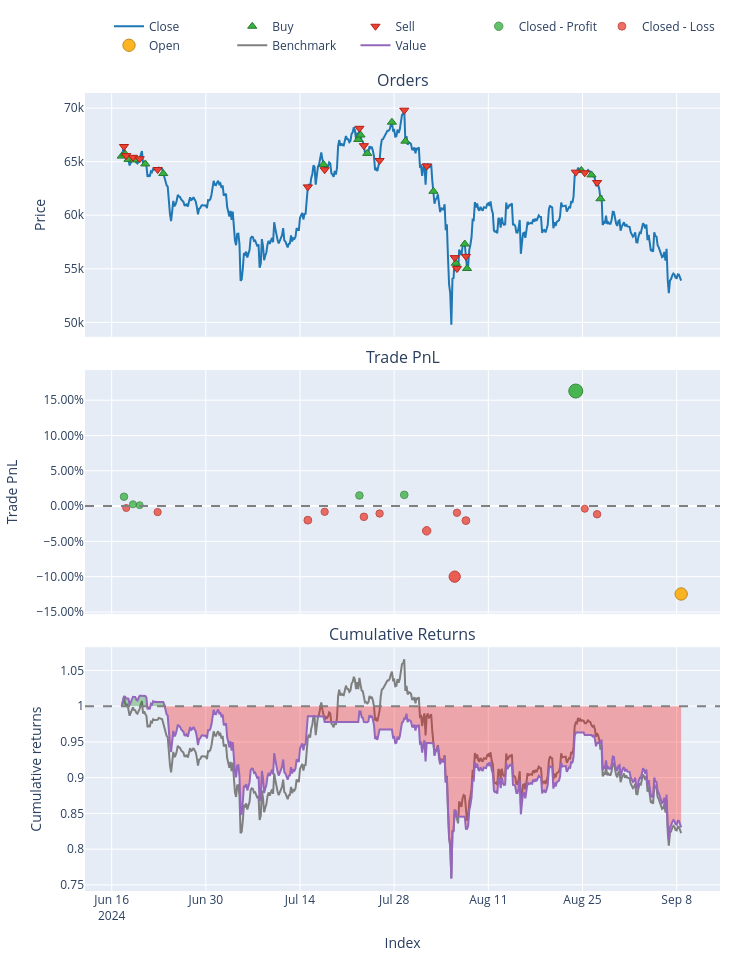
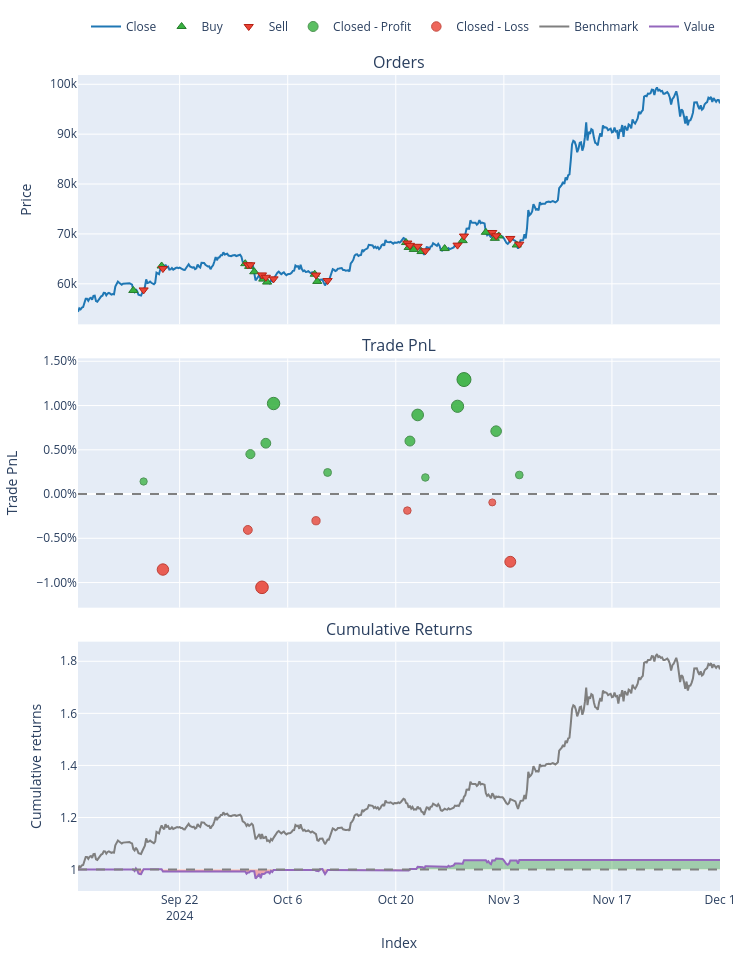
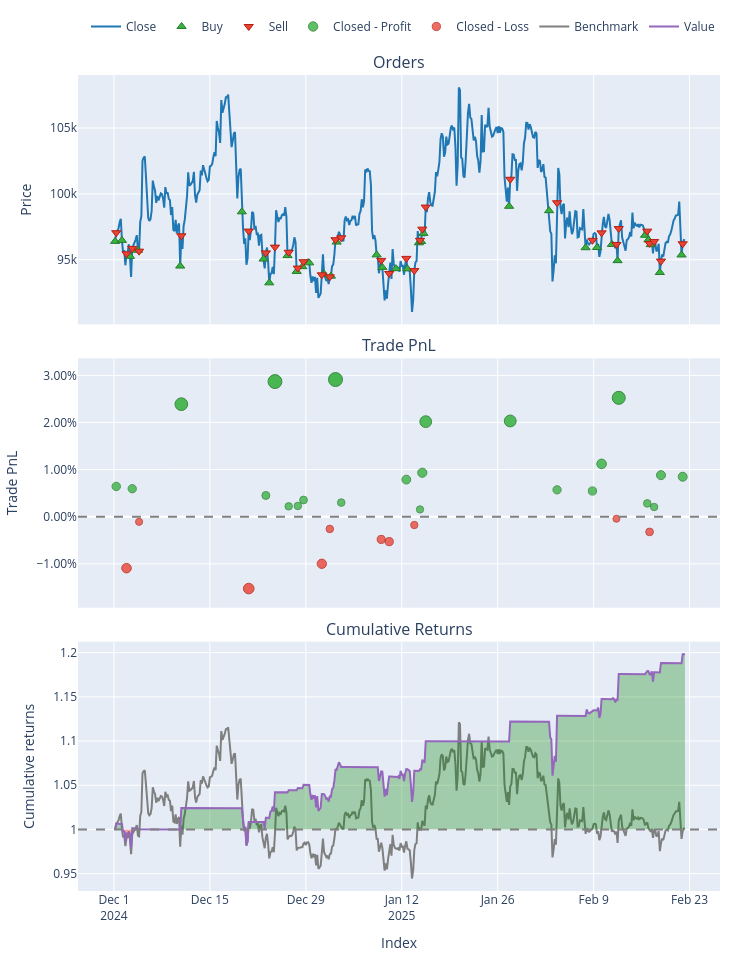

The notebook cell saved with these charts, in order:
### Markdown cell above
## Part 3: Backtesting & Performance Evaluation

**Objective:**  
Evaluate how well the trained model performs on unseen data, simulating real trades.

**Tasks:**
- Use walk-forward or expanding splits to mimic “live” conditions  
- Convert model predictions to signals ([-1, 0, +1] or buy/sell/hold)  
- Run a simple backtest script or VectorBT for performance metrics  
- Calculate returns, Sharpe ratio, drawdowns, confusion matrix, etc.  
- Visualize results (equity curve, trades, etc.) to judge strategy viability

### Code cell
# THIRD CODE: Final Expanding Walk-Forward with VectorBT
# for a double-barrier classification approach

import os
from pathlib import Path

# Assuming the notebook is inside the notebooks folder, set the project root as one level up.
project_root = Path.cwd().parent
os.chdir(project_root)

import warnings
warnings.filterwarnings("ignore")

import pandas as pd
import numpy as np
import MetaTrader5 as mt5
import vectorbt as vbt
import joblib

# Our modules
from data.data_loader import get_data_mt5
from features.feature_engineering import add_all_ta_features
# Import your double-barrier function
from features.labeling_schemes import create_labels_double_barrier  # or define inline

# Sklearn
from sklearn.metrics import accuracy_score

###########################################################
# 1) DATA LOADING & FEATURE ENGINEERING
###########################################################
if not mt5.initialize():
    print("Failed to initialize MT5")
else:
    data = get_data_mt5(symbol="BTCUSD", timeframe=mt5.TIMEFRAME_H4, n_bars=2000)
    mt5.shutdown()

# 1.1 Add technical features
df = add_all_ta_features(data)

# 1.2 Create double-barrier classification labels
# e.g., up=0.005, down=0.005 => ±0.5% barrier, horizon=20 bars
df_lbl = create_labels_double_barrier(df, up=0.005, down=0.005, horizon=20)

# The function yields 'barrier_label' in {-1,0,+1}
X = df_lbl.drop(columns=["barrier_label"])
y = df_lbl["barrier_label"]

# SHIFT labels from [-1,0,+1] => [0,1,2] for scikit-learn classification
y_shifted = y + 1  # -1->0, 0->1, +1->2

###########################################################
# 2) DEFINING EXPANDING SPLITS
###########################################################
def expanding_walk_forward_splits(X, y, n_splits=3):
    """
    Creates expanding walk-forward folds. For each fold i:
      - Train: [0 : fold_i]
      - Test:  [fold_i : fold_{i+1}]
    The last fold extends to the end.
    """
    n = len(X)
    fold_size = n // (n_splits + 1)
    splits = []
    
    for i in range(n_splits):
        train_end = (i+1) * fold_size
        if i == n_splits - 1:
            test_end = n
        else:
            test_end = (i+2) * fold_size
            if test_end > n:
                test_end = n
        
        X_train_fold = X.iloc[:train_end]
        y_train_fold = y.iloc[:train_end]
        
        X_test_fold = X.iloc[train_end:test_end]
        y_test_fold = y.iloc[train_end:test_end]
        
        splits.append((X_train_fold, y_train_fold, X_test_fold, y_test_fold))
    return splits

folds = expanding_walk_forward_splits(X, y_shifted, n_splits=3)
print(f"Number of folds: {len(folds)}")

###########################################################
# 3) LOAD BEST PIPELINE & RUN EXPANDING WALK-FORWARD
###########################################################
# This pipeline was saved in the second code (hyperparam tuning step).
# It's a classification pipeline expecting SHIFTED labels [0,1,2].
best_pipeline = joblib.load("models/saved_models/best_rf_db_pipeline.pkl")
print("Loaded best pipeline from 'best_rf_db_pipeline.pkl'")

fees = 0.0002  # 0.02% transaction cost per trade

fold_results = {}

for i, (X_train_fold, y_train_fold, X_test_fold, y_test_fold) in enumerate(folds, start=1):
    print(f"\n=== Fold {i} ===")
    print(f"Train size: {len(X_train_fold)}, Test size: {len(X_test_fold)}")
    
    # 3.1 Fit the pipeline on this fold's train portion (already SHIFTED labels)
    best_pipeline.fit(X_train_fold, y_train_fold)
    
    # 3.2 Predict SHIFTED labels on the test portion
    preds_shifted = best_pipeline.predict(X_test_fold)
    
    # 3.3 Shift back to [-1,0,+1]
    preds = preds_shifted - 1
    
    # Evaluate accuracy vs. the unshifted test labels
    # The test labels here are SHIFTED, so we must shift them back
    y_test_fold_unshifted = y_test_fold - 1
    acc = accuracy_score(y_test_fold_unshifted, preds)
    print(f"Fold {i} Accuracy={acc:.2f}")
    
    # Convert predicted classes => signals
    # +1 => buy, -1 => sell, 0 => no position
    signals = preds
    
    # Vectorbt backtest on the test portion
    df_test_fold = df_lbl.loc[X_test_fold.index].copy()  # same index
    close_prices = df_test_fold["close"]
    
    if len(signals) < len(close_prices):
        # pad signals if needed
        signals = np.append(signals, [0]*(len(close_prices)-len(signals)))
    signals_s = pd.Series(signals, index=close_prices.index)
    
    pf = vbt.Portfolio.from_signals(
        close_prices,
        entries=signals_s > 0,
        exits=signals_s < 0,
        init_cash=10000,
        freq='4H',
        fees=fees
    )
    
    total_return = pf.total_return()
    sharpe_ratio = pf.sharpe_ratio()
    
    print(f"Fold {i} Return={total_return:.2f}%, Sharpe={sharpe_ratio:.2f}")
    print("\nVectorbt stats for Fold", i)
    print(pf.stats())
    
    # Optional: Plot
    fig = pf.plot()
    fig.show()
    
    # Store results
    fold_results[i] = {
        "Accuracy": acc,
        "TotalReturn": total_return,
        "Sharpe": sharpe_ratio
    }

###########################################################
# 4) PRINT FOLD RESULTS
###########################################################
for i, stats in fold_results.items():
    acc = stats["Accuracy"]
    ret = stats["TotalReturn"]
    sr = stats["Sharpe"]
    print(f"\nFold {i} => ACC={acc:.2f}, Return={ret:.2f}%, Sharpe={sr:.2f}")

### Figure 1 — Plotly figure (JSON) as saved in the notebook; plotly's stock layout.template omitted (floating-point values rounded to 4 significant figures; data arrays with more than 128 entries replaced by an {"elided": "..."} marker saying what was removed)
{"data": [{"legendgroup": "0", "line": {"color": "#1f77b4"}, "name": "Close", "showlegend": true, "type": "scatter", "uid": "7329947b-afdc-4e09-8172-a8f30a0766eb", "x": {"elided": "500 str values"}, "xaxis": "x", "y": {"elided": "500 float values"}, "yaxis": "y"}, {"customdata": [[0, 0.1526, 2.0], [2, 0.1542, 2.026], [4, 0.1549, 2.021], [6, 0.1555, 2.026], [8, 0.1566, 2.029], [10, 0.1574, 2.011], [12, 0.1522, 1.971], [14, 0.1458, 1.956], [16, 0.1471, 1.985], [18, 0.1486, 1.955], [20, 0.1408, 1.934], [22, 0.1468, 1.965], [24, 0.1524, 1.896], [26, 0.1537, 1.707], [28, 0.1475, 1.691], [30, 0.1505, 1.656], [32, 0.1501, 1.926], [34, 0.1505, 1.919], [36, 0.1541, 1.897]], "hovertemplate": "Order Id: %{customdata[0]}<br>Timestamp: %{x}<br>Price: %{y}<br>Size: %{customdata[1]:.6f}<br>Fees: %{customdata[2]:.6f}", "legendgroup": "1", "marker": {"color": "#37B13F", "line": {"color": "rgb(38,123,44)", "width": 1}, "size": 8, "symbol": "triangle-up"}, "mode": "markers", "name": "Buy", "type": "scatter", "uid": "9fc77262-0b90-4fa8-a4f3-9d0a0b1b510d", "x": ["2024-06-17T12:00:00", "2024-06-18T00:00:00", "2024-06-18T12:00:00", "2024-06-19T08:00:00", "2024-06-21T00:00:00", "2024-06-23T16:00:00", "2024-07-17T12:00:00", "2024-07-22T16:00:00", "2024-07-23T00:00:00", "2024-07-24T00:00:00", "2024-07-27T16:00:00", "2024-07-29T16:00:00", "2024-08-02T20:00:00", "2024-08-06T04:00:00", "2024-08-07T12:00:00", "2024-08-07T20:00:00", "2024-08-24T20:00:00", "2024-08-26T08:00:00", "2024-08-27T16:00:00"], "xaxis": "x", "y": [65520.0, 65720.0, 65210.0, 65160.0, 64790.0, 63890.0, 64740.0, 67080.0, 67490.0, 65770.0, 68680.0, 66920.0, 62230.0, 55520.0, 57310.0, 55030.0, 64170.0, 63760.0, 61540.0], "yaxis": "y"}, {"customdata": [[1, 0.1526, 2.027], [3, 0.1542, 2.022], [5, 0.1549, 2.027], [7, 0.1555, 2.029], [9, 0.1566, 2.012], [11, 0.1574, 1.972], [13, 0.1522, 1.956], [15, 0.1458, 1.986], [17, 0.1471, 1.956], [19, 0.1486, 1.935], [21, 0.1408, 1.966], [23, 0.1468, 1.897], [25, 0.1524, 1.708], [27, 0.1537, 1.692], [29, 0.1475, 1.657], [31, 0.1505, 1.927], [33, 0.1501, 1.92], [35, 0.1505, 1.898]], "hovertemplate": "Order Id: %{customdata[0]}<br>Timestamp: %{x}<br>Price: %{y}<br>Size: %{customdata[1]:.6f}<br>Fees: %{customdata[2]:.6f}", "legendgroup": "2", "marker": {"color": "#EA4335", "line": {"color": "rgb(181,31,18)", "width": 1}, "size": 8, "symbol": "triangle-down"}, "mode": "markers", "name": "Sell", "type": "scatter", "uid": "11dbdc2e-6a4a-4e4e-8956-b8c72cf84236", "x": ["2024-06-17T20:00:00", "2024-06-18T04:00:00", "2024-06-19T04:00:00", "2024-06-20T04:00:00", "2024-06-22T20:00:00", "2024-07-15T04:00:00", "2024-07-17T16:00:00", "2024-07-22T20:00:00", "2024-07-23T12:00:00", "2024-07-25T20:00:00", "2024-07-29T12:00:00", "2024-08-01T20:00:00", "2024-08-06T00:00:00", "2024-08-06T08:00:00", "2024-08-07T16:00:00", "2024-08-24T00:00:00", "2024-08-25T08:00:00", "2024-08-27T04:00:00"], "xaxis": "x", "y": [66420.0, 65570.0, 65410.0, 65270.0, 64270.0, 62640.0, 64250.0, 68110.0, 66490.0, 65110.0, 69810.0, 64600.0, 56040.0, 55020.0, 56160.0, 64020.0, 63960.0, 63050.0], "yaxis": "y"}, {"customdata": [[0, 0, 132.9, 0.01329], [2, 2, 25.94, 0.002567], [3, 3, 13.24, 0.001307], [7, 7, 147.4, 0.01507], [10, 10, 154.0, 0.01592], [15, 15, 1350.0, 0.163]], "hovertemplate": "Exit Trade Id: %{customdata[0]}<br>Position Id: %{customdata[1]}<br>Exit Timestamp: %{x}<br>PnL: %{customdata[2]:.6f}<br>Return: %{customdata[3]:.2%}", "legendgroup": "3", "marker": {"color": "#37B13F", "line": {"color": "rgb(38,123,44)", "width": 1}, "opacity": [0.7611, 0.7512, 0.75, 0.7628, 0.7636, 0.9], "size": [7.519, 7.055, 7, 7.596, 7.633, 14], "symbol": "circle"}, "mode": "markers", "name": "Closed - Profit", "type": "scatter", "uid": "a273e05e-a253-41b8-9f11-d634507a0336", "x": ["2024-06-17T20:00:00", "2024-06-19T04:00:00", "2024-06-20T04:00:00", "2024-07-22T20:00:00", "2024-07-29T12:00:00", "2024-08-24T00:00:00"], "xaxis": "x2", "y": [0.01329, 0.002567, 0.001307, 0.01507, 0.01592, 0.163], "yaxis": "y2"}, {"customdata": [[1, 1, -27.18, -0.002683], [4, 4, -85.73, -0.008452], [5, 5, -200.3, -0.01992], [6, 6, -79.35, -0.00805], [8, 8, -150.3, -0.01515], [9, 9, -102.4, -0.01047], [11, 11, -344.3, -0.03504], [12, 12, -947.3, -0.0999], [13, 13, -80.41, -0.009421], [14, 14, -173.3, -0.02049], [16, 16, -35.73, -0.00371], [17, 17, -110.7, -0.01154]], "hovertemplate": "Exit Trade Id: %{customdata[0]}<br>Position Id: %{customdata[1]}<br>Exit Timestamp: %{x}<br>PnL: %{customdata[2]:.6f}<br>Return: %{customdata[3]:.2%}", "legendgroup": "4", "marker": {"color": "#EA4335", "line": {"color": "rgb(181,31,18)", "width": 1}, "opacity": [0.7513, 0.7566, 0.7673, 0.7563, 0.7628, 0.7585, 0.7813, 0.8415, 0.7575, 0.7678, 0.7522, 0.7595], "size": [7.06, 7.309, 7.806, 7.292, 7.599, 7.397, 8.46, 11.27, 7.351, 7.831, 7.104, 7.443], "symbol": "circle"}, "mode": "markers", "name": "Closed - Loss", "type": "scatter", "uid": "8a982653-fab2-46e0-a832-3f6b1af409f8", "x": ["2024-06-18T04:00:00", "2024-06-22T20:00:00", "2024-07-15T04:00:00", "2024-07-17T16:00:00", "2024-07-23T12:00:00", "2024-07-25T20:00:00", "2024-08-01T20:00:00", "2024-08-06T00:00:00", "2024-08-06T08:00:00", "2024-08-07T16:00:00", "2024-08-25T08:00:00", "2024-08-27T04:00:00"], "xaxis": "x2", "y": [-0.002683, -0.008452, -0.01992, -0.00805, -0.01515, -0.01047, -0.03504, -0.0999, -0.009421, -0.02049, -0.00371, -0.01154], "yaxis": "y2"}, {"customdata": [[18, 18, -1181.0, -0.1245]], "hovertemplate": "Exit Trade Id: %{customdata[0]}<br>Position Id: %{customdata[1]}<br>Exit Timestamp: %{x}<br>PnL: %{customdata[2]:.6f}<br>Return: %{customdata[3]:.2%}", "legendgroup": "5", "marker": {"color": "#FFAA00", "line": {"color": "rgb(178,118,0)", "width": 1}, "opacity": [0.8643], "size": [12.33], "symbol": "circle"}, "mode": "markers", "name": "Open", "type": "scatter", "uid": "a7716aa4-0eee-495e-b10f-9c3c7f5eec3c", "x": ["2024-09-08T16:00:00"], "xaxis": "x2", "y": [-0.1245], "yaxis": "y2"}, {"legendgroup": "6", "line": {"color": "#7f7f7f"}, "name": "Benchmark", "showlegend": true, "type": "scatter", "uid": "431c3d42-28ba-4581-888b-a78b46a50f2d", "x": {"elided": "500 str values"}, "xaxis": "x3", "y": {"elided": "500 float values"}, "yaxis": "y3"}, {"hoverinfo": "skip", "legendgroup": "7", "line": {"color": "rgba(0, 0, 0, 0)", "width": 0}, "opacity": 0, "showlegend": false, "type": "scatter", "uid": "f7a661d9-6586-4593-8f4d-8f07db713805", "x": {"elided": "500 str values"}, "xaxis": "x3", "y": {"elided": "500 int values"}, "yaxis": "y3"}, {"connectgaps": false, "fill": "tonexty", "fillcolor": "rgba(0, 128, 0, 0.3)", "hoverinfo": "skip", "legendgroup": "7", "line": {"color": "rgba(0, 0, 0, 0)", "width": 0}, "opacity": 0, "showlegend": false, "type": "scatter", "uid": "b51e3e4c-bfe3-4dc0-bc89-245c0106b173", "x": {"elided": "500 str values"}, "xaxis": "x3", "y": {"elided": "500 float values"}, "yaxis": "y3"}, {"hoverinfo": "skip", "legendgroup": "7", "line": {"color": "rgba(0, 0, 0, 0)", "width": 0}, "opacity": 0, "showlegend": false, "type": "scatter", "uid": "f3813e3e-6309-4493-9425-c404af43a2ed", "x": {"elided": "500 str values"}, "xaxis": "x3", "y": {"elided": "500 int values"}, "yaxis": "y3"}, {"connectgaps": false, "fill": "tonexty", "fillcolor": "rgba(255, 0, 0, 0.3)", "hoverinfo": "skip", "legendgroup": "7", "line": {"color": "rgba(0, 0, 0, 0)", "width": 0}, "opacity": 0, "showlegend": false, "type": "scatter", "uid": "7361b9e2-cfea-4277-9c2c-3549e1d32268", "x": {"elided": "500 str values"}, "xaxis": "x3", "y": {"elided": "500 float values"}, "yaxis": "y3"}, {"legendgroup": "8", "line": {"color": "#9467bd"}, "name": "Value", "showlegend": true, "type": "scatter", "uid": "ec625adb-1f9c-4ec7-b97c-02b5560985da", "x": {"elided": "500 str values"}, "xaxis": "x3", "y": {"elided": "500 float values"}, "yaxis": "y3"}, {"hoverinfo": "skip", "legendgroup": "7", "line": {"color": "rgba(0, 0, 0, 0)", "width": 0}, "opacity": 0, "showlegend": false, "type": "scatter", "uid": "0571e732-36ed-4f24-977a-28b3460e8e97", "x": {"elided": "500 str values"}, "xaxis": "x3", "y": {"elided": "500 int values"}, "yaxis": "y3"}], "layout": {"annotations": [{"font": {"size": 16}, "showarrow": false, "text": "Orders", "x": 0.5, "xanchor": "center", "xref": "paper", "y": 1, "yanchor": "bottom", "yref": "paper"}, {"font": {"size": 16}, "showarrow": false, "text": "Trade PnL", "x": 0.5, "xanchor": "center", "xref": "paper", "y": 0.6528, "yanchor": "bottom", "yref": "paper"}, {"font": {"size": 16}, "showarrow": false, "text": "Cumulative Returns", "x": 0.5, "xanchor": "center", "xref": "paper", "y": 0.3056, "yanchor": "bottom", "yref": "paper"}], "height": 960, "legend": {"orientation": "h", "traceorder": "normal", "x": 1, "xanchor": "right", "y": 1.042, "yanchor": "bottom"}, "margin": {"b": 30, "l": 30, "r": 30, "t": 30}, "shapes": [{"line": {"color": "gray", "dash": "dash"}, "type": "line", "x0": 0, "x1": 1, "xref": "paper", "y0": 0, "y1": 0, "yref": "y2"}, {"line": {"color": "gray", "dash": "dash"}, "type": "line", "x0": 0, "x1": 1, "xref": "paper", "y0": 1, "y1": 1, "yref": "y3"}], "showlegend": true, "width": 750, "xaxis": {"anchor": "y", "domain": [0, 1], "matches": "x3", "showticklabels": false}, "xaxis2": {"anchor": "y2", "domain": [0, 1], "matches": "x3", "showticklabels": false}, "xaxis3": {"anchor": "y3", "domain": [0, 1], "title": {"text": "Index"}}, "yaxis": {"anchor": "x", "domain": [0.6944, 1], "title": {"text": "Price"}}, "yaxis2": {"anchor": "x2", "domain": [0.3472, 0.6528], "tickformat": ".2%", "title": {"text": "Trade PnL"}}, "yaxis3": {"anchor": "x3", "domain": [0, 0.3056], "title": {"text": "Cumulative returns"}}}}

### Figure 2 — Plotly figure (JSON) as saved in the notebook; plotly's stock layout.template omitted (floating-point values rounded to 4 significant figures; data arrays with more than 128 entries replaced by an {"elided": "..."} marker saying what was removed)
{"data": [{"legendgroup": "0", "line": {"color": "#1f77b4"}, "name": "Close", "showlegend": true, "type": "scatter", "uid": "df3fda78-06ae-4ded-bb49-355dff209218", "x": {"elided": "500 str values"}, "xaxis": "x", "y": {"elided": "500 float values"}, "yaxis": "y"}, {"customdata": [[0, 0.1704, 2.0], [2, 0.1575, 2.002], [4, 0.155, 1.985], [6, 0.1557, 1.977], [8, 0.1591, 1.986], [10, 0.1613, 1.965], [12, 0.1638, 1.977], [14, 0.1612, 1.997], [16, 0.1646, 1.991], [18, 0.1462, 1.996], [20, 0.148, 1.992], [22, 0.1498, 2.004], [24, 0.1521, 2.022], [26, 0.151, 2.025], [28, 0.149, 2.046], [30, 0.1473, 2.072], [32, 0.1498, 2.07], [34, 0.1498, 2.085], [36, 0.1526, 2.069]], "hovertemplate": "Order Id: %{customdata[0]}<br>Timestamp: %{x}<br>Price: %{y}<br>Size: %{customdata[1]:.6f}<br>Fees: %{customdata[2]:.6f}", "legendgroup": "1", "marker": {"color": "#37B13F", "line": {"color": "rgb(38,123,44)", "width": 1}, "size": 8, "symbol": "triangle-up"}, "mode": "markers", "name": "Buy", "type": "scatter", "uid": "e41b055b-9eb2-41a3-9f07-f6433f19662d", "x": ["2024-09-16T00:00:00", "2024-09-19T16:00:00", "2024-09-30T12:00:00", "2024-10-01T00:00:00", "2024-10-01T16:00:00", "2024-10-02T20:00:00", "2024-10-03T08:00:00", "2024-10-09T12:00:00", "2024-10-09T20:00:00", "2024-10-21T08:00:00", "2024-10-21T16:00:00", "2024-10-22T08:00:00", "2024-10-23T08:00:00", "2024-10-26T08:00:00", "2024-10-28T16:00:00", "2024-10-31T16:00:00", "2024-11-01T20:00:00", "2024-11-02T08:00:00", "2024-11-04T16:00:00"], "xaxis": "x", "y": [58660.0, 63570.0, 64030.0, 63490.0, 62410.0, 60940.0, 60340.0, 61920.0, 60470.0, 68270.0, 67280.0, 66890.0, 66460.0, 67060.0, 68653, 70320.0, 69110.0, 69590.0, 67770.0], "yaxis": "y"}, {"customdata": [[1, 0.1704, 2.003], [3, 0.1575, 1.986], [5, 0.155, 1.978], [7, 0.1557, 1.987], [9, 0.1591, 1.966], [11, 0.1613, 1.977], [13, 0.1638, 1.998], [15, 0.1612, 1.992], [17, 0.1646, 1.996], [19, 0.1462, 1.993], [21, 0.148, 2.005], [23, 0.1498, 2.023], [25, 0.1521, 2.026], [27, 0.151, 2.046], [29, 0.149, 2.073], [31, 0.1473, 2.071], [33, 0.1498, 2.086], [35, 0.1498, 2.07], [37, 0.1526, 2.074]], "hovertemplate": "Order Id: %{customdata[0]}<br>Timestamp: %{x}<br>Price: %{y}<br>Size: %{customdata[1]:.6f}<br>Fees: %{customdata[2]:.6f}", "legendgroup": "2", "marker": {"color": "#EA4335", "line": {"color": "rgb(181,31,18)", "width": 1}, "size": 8, "symbol": "triangle-down"}, "mode": "markers", "name": "Sell", "type": "scatter", "uid": "7354f2c7-2302-4c98-a12b-14c07afb23b1", "x": ["2024-09-17T08:00:00", "2024-09-19T20:00:00", "2024-09-30T20:00:00", "2024-10-01T04:00:00", "2024-10-02T16:00:00", "2024-10-03T04:00:00", "2024-10-04T04:00:00", "2024-10-09T16:00:00", "2024-10-11T04:00:00", "2024-10-21T12:00:00", "2024-10-21T20:00:00", "2024-10-22T20:00:00", "2024-10-23T20:00:00", "2024-10-28T00:00:00", "2024-10-28T20:00:00", "2024-11-01T12:00:00", "2024-11-02T00:00:00", "2024-11-03T20:00:00", "2024-11-05T00:00:00"], "xaxis": "x", "y": [58770.0, 63050.0, 63800.0, 63800.0, 61780.0, 61310.0, 60990.0, 61760.0, 60650.0, 68170.0, 67710.0, 67520.0, 66610.0, 67750.0, 69570.0, 70290.0, 69630.0, 69090.0, 67950.0], "yaxis": "y"}, {"customdata": [[0, 0, 14.17, 0.001417], [3, 3, 44.55, 0.004506], [5, 5, 56.42, 0.005741], [6, 6, 101.1, 0.01023], [8, 8, 24.25, 0.002436], [10, 10, 59.62, 0.005987], [11, 11, 89.52, 0.008935], [12, 12, 18.91, 0.00187], [13, 13, 100.4, 0.009915], [14, 14, 132.3, 0.01294], [16, 16, 73.56, 0.007108], [18, 18, 22.26, 0.002152]], "hovertemplate": "Exit Trade Id: %{customdata[0]}<br>Position Id: %{customdata[1]}<br>Exit Timestamp: %{x}<br>PnL: %{customdata[2]:.6f}<br>Return: %{customdata[3]:.2%}", "legendgroup": "3", "marker": {"color": "#37B13F", "line": {"color": "rgb(38,123,44)", "width": 1}, "opacity": [0.7559, 0.7945, 0.81, 0.8661, 0.7686, 0.8131, 0.8499, 0.7616, 0.8622, 0.9, 0.8271, 0.7651], "size": [7.275, 9.078, 9.8, 12.42, 7.869, 9.943, 11.66, 7.539, 12.24, 14, 10.6, 7.704], "symbol": "circle"}, "mode": "markers", "name": "Closed - Profit", "type": "scatter", "uid": "4c4c3ce7-774f-4cb9-b14e-e94a8057c69c", "x": ["2024-09-17T08:00:00", "2024-10-01T04:00:00", "2024-10-03T04:00:00", "2024-10-04T04:00:00", "2024-10-11T04:00:00", "2024-10-21T20:00:00", "2024-10-22T20:00:00", "2024-10-23T20:00:00", "2024-10-28T00:00:00", "2024-10-28T20:00:00", "2024-11-02T00:00:00", "2024-11-05T00:00:00"], "xaxis": "x2", "y": [0.001417, 0.004506, 0.005741, 0.01023, 0.002436, 0.005987, 0.008935, 0.00187, 0.009915, 0.01294, 0.007108, 0.002152], "yaxis": "y2"}, {"customdata": [[1, 1, -85.4, -0.00853], [2, 2, -40.25, -0.004055], [4, 4, -104.7, -0.01054], [7, 7, -30.13, -0.003018], [9, 9, -18.66, -0.00187], [15, 15, -9.809, -0.0009468], [17, 17, -79.77, -0.007653]], "hovertemplate": "Exit Trade Id: %{customdata[0]}<br>Position Id: %{customdata[1]}<br>Exit Timestamp: %{x}<br>PnL: %{customdata[2]:.6f}<br>Return: %{customdata[3]:.2%}", "legendgroup": "4", "marker": {"color": "#EA4335", "line": {"color": "rgb(181,31,18)", "width": 1}, "opacity": [0.8449, 0.7889, 0.87, 0.7759, 0.7615, 0.75, 0.8339], "size": [11.43, 8.815, 12.6, 8.209, 7.539, 7, 10.92], "symbol": "circle"}, "mode": "markers", "name": "Closed - Loss", "type": "scatter", "uid": "b6dba2c2-138c-46b6-8e9e-2d4e65d8f6d5", "x": ["2024-09-19T20:00:00", "2024-09-30T20:00:00", "2024-10-02T16:00:00", "2024-10-09T16:00:00", "2024-10-21T12:00:00", "2024-11-01T12:00:00", "2024-11-03T20:00:00"], "xaxis": "x2", "y": [-0.00853, -0.004055, -0.01054, -0.003018, -0.00187, -0.0009468, -0.007653], "yaxis": "y2"}, {"legendgroup": "5", "line": {"color": "#7f7f7f"}, "name": "Benchmark", "showlegend": true, "type": "scatter", "uid": "58bfc40a-e49e-4d62-b8e1-520d9332c028", "x": {"elided": "500 str values"}, "xaxis": "x3", "y": {"elided": "500 float values"}, "yaxis": "y3"}, {"hoverinfo": "skip", "legendgroup": "6", "line": {"color": "rgba(0, 0, 0, 0)", "width": 0}, "opacity": 0, "showlegend": false, "type": "scatter", "uid": "cf879e28-bfad-4eea-8648-2704d65f9832", "x": {"elided": "500 str values"}, "xaxis": "x3", "y": {"elided": "500 int values"}, "yaxis": "y3"}, {"connectgaps": false, "fill": "tonexty", "fillcolor": "rgba(0, 128, 0, 0.3)", "hoverinfo": "skip", "legendgroup": "6", "line": {"color": "rgba(0, 0, 0, 0)", "width": 0}, "opacity": 0, "showlegend": false, "type": "scatter", "uid": "5033cd48-c365-467f-8b0c-f4e13f8be598", "x": {"elided": "500 str values"}, "xaxis": "x3", "y": {"elided": "500 float values"}, "yaxis": "y3"}, {"hoverinfo": "skip", "legendgroup": "6", "line": {"color": "rgba(0, 0, 0, 0)", "width": 0}, "opacity": 0, "showlegend": false, "type": "scatter", "uid": "3ad1a33c-e00b-4c4a-b1da-d9fc8a0af89b", "x": {"elided": "500 str values"}, "xaxis": "x3", "y": {"elided": "500 int values"}, "yaxis": "y3"}, {"connectgaps": false, "fill": "tonexty", "fillcolor": "rgba(255, 0, 0, 0.3)", "hoverinfo": "skip", "legendgroup": "6", "line": {"color": "rgba(0, 0, 0, 0)", "width": 0}, "opacity": 0, "showlegend": false, "type": "scatter", "uid": "637de78e-644f-41e1-b73d-d43e0f8941d7", "x": {"elided": "500 str values"}, "xaxis": "x3", "y": {"elided": "500 float values"}, "yaxis": "y3"}, {"legendgroup": "7", "line": {"color": "#9467bd"}, "name": "Value", "showlegend": true, "type": "scatter", "uid": "d8f89f6e-fb2c-4373-802f-1e5193b380f0", "x": {"elided": "500 str values"}, "xaxis": "x3", "y": {"elided": "500 float values"}, "yaxis": "y3"}, {"hoverinfo": "skip", "legendgroup": "6", "line": {"color": "rgba(0, 0, 0, 0)", "width": 0}, "opacity": 0, "showlegend": false, "type": "scatter", "uid": "b5a3b307-8f81-4c31-8c51-926b7c641675", "x": {"elided": "500 str values"}, "xaxis": "x3", "y": {"elided": "500 int values"}, "yaxis": "y3"}], "layout": {"annotations": [{"font": {"size": 16}, "showarrow": false, "text": "Orders", "x": 0.5, "xanchor": "center", "xref": "paper", "y": 1, "yanchor": "bottom", "yref": "paper"}, {"font": {"size": 16}, "showarrow": false, "text": "Trade PnL", "x": 0.5, "xanchor": "center", "xref": "paper", "y": 0.6528, "yanchor": "bottom", "yref": "paper"}, {"font": {"size": 16}, "showarrow": false, "text": "Cumulative Returns", "x": 0.5, "xanchor": "center", "xref": "paper", "y": 0.3056, "yanchor": "bottom", "yref": "paper"}], "height": 960, "legend": {"orientation": "h", "traceorder": "normal", "x": 1, "xanchor": "right", "y": 1.042, "yanchor": "bottom"}, "margin": {"b": 30, "l": 30, "r": 30, "t": 30}, "shapes": [{"line": {"color": "gray", "dash": "dash"}, "type": "line", "x0": 0, "x1": 1, "xref": "paper", "y0": 0, "y1": 0, "yref": "y2"}, {"line": {"color": "gray", "dash": "dash"}, "type": "line", "x0": 0, "x1": 1, "xref": "paper", "y0": 1, "y1": 1, "yref": "y3"}], "showlegend": true, "width": 750, "xaxis": {"anchor": "y", "domain": [0, 1], "matches": "x3", "showticklabels": false}, "xaxis2": {"anchor": "y2", "domain": [0, 1], "matches": "x3", "showticklabels": false}, "xaxis3": {"anchor": "y3", "domain": [0, 1], "title": {"text": "Index"}}, "yaxis": {"anchor": "x", "domain": [0.6944, 1], "title": {"text": "Price"}}, "yaxis2": {"anchor": "x2", "domain": [0.3472, 0.6528], "tickformat": ".2%", "title": {"text": "Trade PnL"}}, "yaxis3": {"anchor": "x3", "domain": [0, 0.3056], "title": {"text": "Cumulative returns"}}}}

### Figure 3 — Plotly figure (JSON) as saved in the notebook; plotly's stock layout.template omitted (floating-point values rounded to 4 significant figures; data arrays with more than 128 entries replaced by an {"elided": "..."} marker saying what was removed)
{"data": [{"legendgroup": "0", "line": {"color": "#1f77b4"}, "name": "Close", "showlegend": true, "type": "scatter", "uid": "6f3e697b-afea-45ec-8103-ddacfcd3b65d", "x": {"elided": "500 str values"}, "xaxis": "x", "y": {"elided": "500 float values"}, "yaxis": "y"}, {"customdata": [[0, 0.1037, 2.0], [2, 0.1043, 2.012], [4, 0.1045, 1.991], [6, 0.1046, 2.002], [8, 0.1058, 2.0], [10, 0.1038, 2.048], [12, 0.1061, 2.017], [14, 0.1086, 2.026], [16, 0.1093, 2.084], [18, 0.111, 2.089], [20, 0.1108, 2.093], [22, 0.1108, 2.101], [24, 0.1107, 2.08], [26, 0.1106, 2.074], [28, 0.1108, 2.135], [30, 0.1123, 2.141], [32, 0.1128, 2.131], [34, 0.1124, 2.12], [36, 0.1133, 2.136], [38, 0.1107, 2.133], [40, 0.1108, 2.136], [42, 0.1111, 2.156], [44, 0.111, 2.199], [46, 0.1137, 2.244], [48, 0.1176, 2.257], [50, 0.1183, 2.269], [52, 0.1193, 2.295], [54, 0.1208, 2.294], [56, 0.1214, 2.351], [58, 0.1222, 2.358], [60, 0.1222, 2.35], [62, 0.1252, 2.355], [64, 0.1246, 2.376]], "hovertemplate": "Order Id: %{customdata[0]}<br>Timestamp: %{x}<br>Price: %{y}<br>Size: %{customdata[1]:.6f}<br>Fees: %{customdata[2]:.6f}", "legendgroup": "1", "marker": {"color": "#37B13F", "line": {"color": "rgb(38,123,44)", "width": 1}, "size": 8, "symbol": "triangle-up"}, "mode": "markers", "name": "Buy", "type": "scatter", "uid": "c5030017-6bf2-4644-9c4a-8639587ae8ac", "x": ["2024-12-01T04:00:00", "2024-12-02T04:00:00", "2024-12-03T08:00:00", "2024-12-04T12:00:00", "2024-12-10T16:00:00", "2024-12-19T16:00:00", "2024-12-22T20:00:00", "2024-12-23T16:00:00", "2024-12-26T08:00:00", "2024-12-27T16:00:00", "2024-12-28T12:00:00", "2024-12-29T12:00:00", "2024-12-31T16:00:00", "2025-01-01T16:00:00", "2025-01-02T12:00:00", "2025-01-08T08:00:00", "2025-01-09T04:00:00", "2025-01-11T04:00:00", "2025-01-12T20:00:00", "2025-01-14T12:00:00", "2025-01-14T20:00:00", "2025-01-15T04:00:00", "2025-01-27T16:00:00", "2025-02-02T12:00:00", "2025-02-07T20:00:00", "2025-02-09T12:00:00", "2025-02-11T16:00:00", "2025-02-12T12:00:00", "2025-02-16T12:00:00", "2025-02-17T00:00:00", "2025-02-17T08:00:00", "2025-02-18T16:00:00", "2025-02-21T20:00:00"], "xaxis": "x", "y": [96390.0, 96470.0, 95260.0, 95710.0, 94520.0, 98640.0, 95050.0, 93250.0, 95310.0, 94110.0, 94480.0, 94760.0, 93910.0, 93750.0, 96340.0, 95370.0, 94420.0, 94320.0, 94310.0, 96290.0, 96380.0, 97000.0, 99060.0, 98720.0, 95910.0, 95930.0, 96160.0, 94930.0, 96860.0, 96510.0, 96140.0, 94030.0, 95360.0], "yaxis": "y"}, {"customdata": [[1, 0.1037, 2.013], [3, 0.1043, 1.991], [5, 0.1045, 2.003], [7, 0.1046, 2.001], [9, 0.1058, 2.049], [11, 0.1038, 2.018], [13, 0.1061, 2.027], [15, 0.1086, 2.085], [17, 0.1093, 2.089], [19, 0.111, 2.094], [21, 0.1108, 2.102], [23, 0.1108, 2.081], [25, 0.1107, 2.075], [27, 0.1106, 2.136], [29, 0.1108, 2.142], [31, 0.1123, 2.132], [33, 0.1128, 2.12], [35, 0.1124, 2.137], [37, 0.1133, 2.133], [39, 0.1107, 2.137], [41, 0.1108, 2.157], [43, 0.1111, 2.2], [45, 0.111, 2.245], [47, 0.1137, 2.258], [49, 0.1176, 2.27], [51, 0.1183, 2.295], [53, 0.1193, 2.294], [55, 0.1208, 2.352], [57, 0.1214, 2.359], [59, 0.1222, 2.351], [61, 0.1222, 2.356], [63, 0.1252, 2.377], [65, 0.1246, 2.397]], "hovertemplate": "Order Id: %{customdata[0]}<br>Timestamp: %{x}<br>Price: %{y}<br>Size: %{customdata[1]:.6f}<br>Fees: %{customdata[2]:.6f}", "legendgroup": "2", "marker": {"color": "#EA4335", "line": {"color": "rgb(181,31,18)", "width": 1}, "size": 8, "symbol": "triangle-down"}, "mode": "markers", "name": "Sell", "type": "scatter", "uid": "40db9cb6-8d6e-4def-805c-03a5d8290931", "x": ["2024-12-01T08:00:00", "2024-12-02T20:00:00", "2024-12-03T16:00:00", "2024-12-04T16:00:00", "2024-12-10T20:00:00", "2024-12-20T16:00:00", "2024-12-23T04:00:00", "2024-12-24T12:00:00", "2024-12-26T12:00:00", "2024-12-27T20:00:00", "2024-12-28T16:00:00", "2024-12-31T08:00:00", "2025-01-01T12:00:00", "2025-01-02T08:00:00", "2025-01-03T04:00:00", "2025-01-09T00:00:00", "2025-01-10T04:00:00", "2025-01-12T16:00:00", "2025-01-13T20:00:00", "2025-01-14T16:00:00", "2025-01-15T00:00:00", "2025-01-15T12:00:00", "2025-01-27T20:00:00", "2025-02-03T16:00:00", "2025-02-08T20:00:00", "2025-02-10T04:00:00", "2025-02-12T08:00:00", "2025-02-12T16:00:00", "2025-02-16T20:00:00", "2025-02-17T04:00:00", "2025-02-17T20:00:00", "2025-02-18T20:00:00", "2025-02-22T00:00:00"], "xaxis": "x", "y": [97050.0, 95450.0, 95860.0, 95650.0, 96820.0, 97180.0, 95520.0, 95960.0, 95560.0, 94370.0, 94850.0, 93850.0, 93700.0, 96520.0, 96670.0, 94950.0, 93960.0, 95100.0, 94180.0, 96470.0, 97320.0, 99000.0, 101100.0, 99330.0, 96480.0, 97040.0, 96160.0, 97370.0, 97170.0, 96240.0, 96380.0, 94900.0, 96210.0], "yaxis": "y"}, {"customdata": [[0, 0, 64.32, 0.006433], [2, 2, 59.15, 0.005944], [4, 4, 238.9, 0.02388], [6, 6, 45.58, 0.00452], [7, 7, 290.5, 0.02868], [8, 8, 23.0, 0.002207], [9, 9, 23.91, 0.002289], [10, 10, 37.16, 0.003551], [13, 13, 301.9, 0.02911], [14, 14, 32.0, 0.002998], [17, 17, 83.51, 0.00788], [19, 19, 16.56, 0.001553], [20, 20, 99.67, 0.009333], [21, 21, 217.5, 0.02018], [22, 22, 223.5, 0.02032], [23, 23, 64.07, 0.00571], [24, 24, 61.65, 0.005463], [25, 25, 127.2, 0.01121], [27, 27, 289.4, 0.02523], [28, 28, 33.25, 0.002828], [30, 30, 24.2, 0.002059], [31, 31, 103.9, 0.008819], [32, 32, 100.8, 0.008484]], "hovertemplate": "Exit Trade Id: %{customdata[0]}<br>Position Id: %{customdata[1]}<br>Exit Timestamp: %{x}<br>PnL: %{customdata[2]:.6f}<br>Return: %{customdata[3]:.2%}", "legendgroup": "3", "marker": {"color": "#37B13F", "line": {"color": "rgb(38,123,44)", "width": 1}, "opacity": [0.7814, 0.7789, 0.8727, 0.7714, 0.8978, 0.7593, 0.7597, 0.7663, 0.9, 0.7635, 0.789, 0.7559, 0.7966, 0.8533, 0.854, 0.7776, 0.7763, 0.8064, 0.8797, 0.7626, 0.7585, 0.7939, 0.7921], "size": [8.466, 8.347, 12.72, 7.999, 13.9, 7.435, 7.455, 7.763, 14, 7.628, 8.819, 7.275, 9.174, 11.82, 11.86, 8.29, 8.229, 9.632, 13.05, 7.586, 7.399, 9.048, 8.967], "symbol": "circle"}, "mode": "markers", "name": "Closed - Profit", "type": "scatter", "uid": "3eb3f857-959a-4013-ba17-193a196610d9", "x": ["2024-12-01T08:00:00", "2024-12-03T16:00:00", "2024-12-10T20:00:00", "2024-12-23T04:00:00", "2024-12-24T12:00:00", "2024-12-26T12:00:00", "2024-12-27T20:00:00", "2024-12-28T16:00:00", "2025-01-02T08:00:00", "2025-01-03T04:00:00", "2025-01-12T16:00:00", "2025-01-14T16:00:00", "2025-01-15T00:00:00", "2025-01-15T12:00:00", "2025-01-27T20:00:00", "2025-02-03T16:00:00", "2025-02-08T20:00:00", "2025-02-10T04:00:00", "2025-02-12T16:00:00", "2025-02-16T20:00:00", "2025-02-17T20:00:00", "2025-02-18T20:00:00", "2025-02-22T00:00:00"], "xaxis": "x2", "y": [0.006433, 0.005944, 0.02388, 0.00452, 0.02868, 0.002207, 0.002289, 0.003551, 0.02911, 0.002998, 0.00788, 0.001553, 0.009333, 0.02018, 0.02032, 0.00571, 0.005463, 0.01121, 0.02523, 0.002828, 0.002059, 0.008819, 0.008484], "yaxis": "y2"}, {"customdata": [[1, 1, -109.8, -0.01091], [3, 3, -10.78, -0.001076], [5, 5, -156.1, -0.01524], [11, 11, -104.9, -0.009985], [12, 12, -26.96, -0.002592], [15, 15, -51.52, -0.004812], [16, 16, -56.3, -0.005284], [18, 18, -18.77, -0.001757], [26, 26, -4.883, -0.0004256], [29, 29, -37.93, -0.003217]], "hovertemplate": "Exit Trade Id: %{customdata[0]}<br>Position Id: %{customdata[1]}<br>Exit Timestamp: %{x}<br>PnL: %{customdata[2]:.6f}<br>Return: %{customdata[3]:.2%}", "legendgroup": "4", "marker": {"color": "#EA4335", "line": {"color": "rgb(181,31,18)", "width": 1}, "opacity": [0.8048, 0.7534, 0.8275, 0.8, 0.7613, 0.7729, 0.7754, 0.757, 0.75, 0.7646], "size": [9.559, 7.159, 10.62, 9.333, 7.529, 8.07, 8.186, 7.325, 7, 7.681], "symbol": "circle"}, "mode": "markers", "name": "Closed - Loss", "type": "scatter", "uid": "0482c230-b918-425e-a514-5902a93812ee", "x": ["2024-12-02T20:00:00", "2024-12-04T16:00:00", "2024-12-20T16:00:00", "2024-12-31T08:00:00", "2025-01-01T12:00:00", "2025-01-09T00:00:00", "2025-01-10T04:00:00", "2025-01-13T20:00:00", "2025-02-12T08:00:00", "2025-02-17T04:00:00"], "xaxis": "x2", "y": [-0.01091, -0.001076, -0.01524, -0.009985, -0.002592, -0.004812, -0.005284, -0.001757, -0.0004256, -0.003217], "yaxis": "y2"}, {"legendgroup": "5", "line": {"color": "#7f7f7f"}, "name": "Benchmark", "showlegend": true, "type": "scatter", "uid": "7ad05b0c-e873-4eda-8c55-247fb7d54557", "x": {"elided": "500 str values"}, "xaxis": "x3", "y": {"elided": "500 float values"}, "yaxis": "y3"}, {"hoverinfo": "skip", "legendgroup": "6", "line": {"color": "rgba(0, 0, 0, 0)", "width": 0}, "opacity": 0, "showlegend": false, "type": "scatter", "uid": "31f6da50-a85b-4bfc-84e7-f6c8caa7554a", "x": {"elided": "500 str values"}, "xaxis": "x3", "y": {"elided": "500 int values"}, "yaxis": "y3"}, {"connectgaps": false, "fill": "tonexty", "fillcolor": "rgba(0, 128, 0, 0.3)", "hoverinfo": "skip", "legendgroup": "6", "line": {"color": "rgba(0, 0, 0, 0)", "width": 0}, "opacity": 0, "showlegend": false, "type": "scatter", "uid": "52cd0dc2-e114-470e-9616-5a4b4833cad8", "x": {"elided": "500 str values"}, "xaxis": "x3", "y": {"elided": "500 float values"}, "yaxis": "y3"}, {"hoverinfo": "skip", "legendgroup": "6", "line": {"color": "rgba(0, 0, 0, 0)", "width": 0}, "opacity": 0, "showlegend": false, "type": "scatter", "uid": "2d57deb3-0a45-4568-80ad-18fc8b1782a9", "x": {"elided": "500 str values"}, "xaxis": "x3", "y": {"elided": "500 int values"}, "yaxis": "y3"}, {"connectgaps": false, "fill": "tonexty", "fillcolor": "rgba(255, 0, 0, 0.3)", "hoverinfo": "skip", "legendgroup": "6", "line": {"color": "rgba(0, 0, 0, 0)", "width": 0}, "opacity": 0, "showlegend": false, "type": "scatter", "uid": "a3aeffd6-b443-411b-a56d-18e898239a40", "x": {"elided": "500 str values"}, "xaxis": "x3", "y": {"elided": "500 float values"}, "yaxis": "y3"}, {"legendgroup": "7", "line": {"color": "#9467bd"}, "name": "Value", "showlegend": true, "type": "scatter", "uid": "006f43f8-606d-48fb-8b5f-087c8a0cf39e", "x": {"elided": "500 str values"}, "xaxis": "x3", "y": {"elided": "500 float values"}, "yaxis": "y3"}, {"hoverinfo": "skip", "legendgroup": "6", "line": {"color": "rgba(0, 0, 0, 0)", "width": 0}, "opacity": 0, "showlegend": false, "type": "scatter", "uid": "99dc5666-cc22-478a-a011-c18a4b613e41", "x": {"elided": "500 str values"}, "xaxis": "x3", "y": {"elided": "500 int values"}, "yaxis": "y3"}], "layout": {"annotations": [{"font": {"size": 16}, "showarrow": false, "text": "Orders", "x": 0.5, "xanchor": "center", "xref": "paper", "y": 1, "yanchor": "bottom", "yref": "paper"}, {"font": {"size": 16}, "showarrow": false, "text": "Trade PnL", "x": 0.5, "xanchor": "center", "xref": "paper", "y": 0.6528, "yanchor": "bottom", "yref": "paper"}, {"font": {"size": 16}, "showarrow": false, "text": "Cumulative Returns", "x": 0.5, "xanchor": "center", "xref": "paper", "y": 0.3056, "yanchor": "bottom", "yref": "paper"}], "height": 960, "legend": {"orientation": "h", "traceorder": "normal", "x": 1, "xanchor": "right", "y": 1.042, "yanchor": "bottom"}, "margin": {"b": 30, "l": 30, "r": 30, "t": 30}, "shapes": [{"line": {"color": "gray", "dash": "dash"}, "type": "line", "x0": 0, "x1": 1, "xref": "paper", "y0": 0, "y1": 0, "yref": "y2"}, {"line": {"color": "gray", "dash": "dash"}, "type": "line", "x0": 0, "x1": 1, "xref": "paper", "y0": 1, "y1": 1, "yref": "y3"}], "showlegend": true, "width": 750, "xaxis": {"anchor": "y", "domain": [0, 1], "matches": "x3", "showticklabels": false}, "xaxis2": {"anchor": "y2", "domain": [0, 1], "matches": "x3", "showticklabels": false}, "xaxis3": {"anchor": "y3", "domain": [0, 1], "title": {"text": "Index"}}, "yaxis": {"anchor": "x", "domain": [0.6944, 1], "title": {"text": "Price"}}, "yaxis2": {"anchor": "x2", "domain": [0.3472, 0.6528], "tickformat": ".2%", "title": {"text": "Trade PnL"}}, "yaxis3": {"anchor": "x3", "domain": [0, 0.3056], "title": {"text": "Cumulative returns"}}}}
